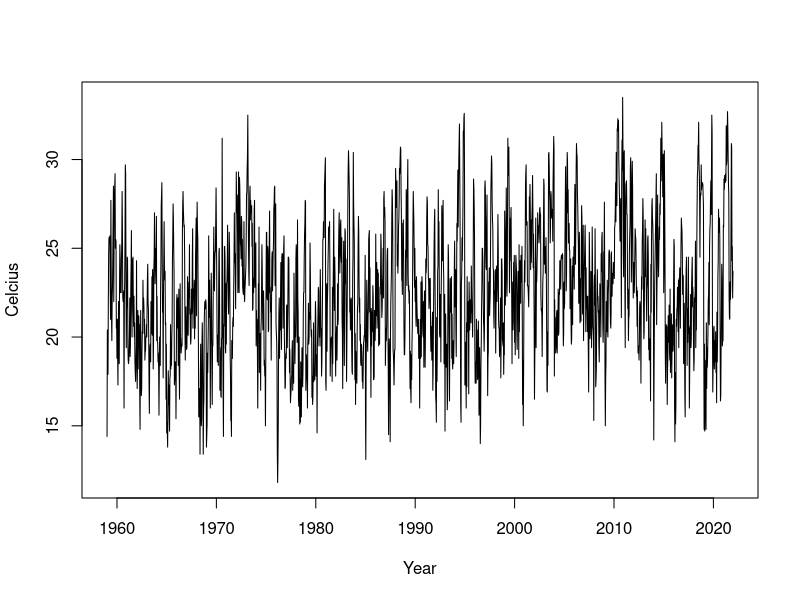
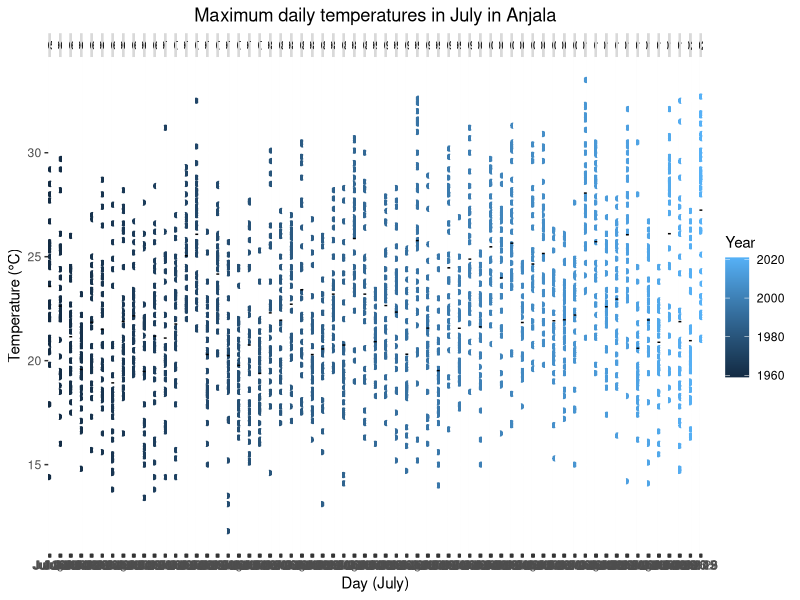
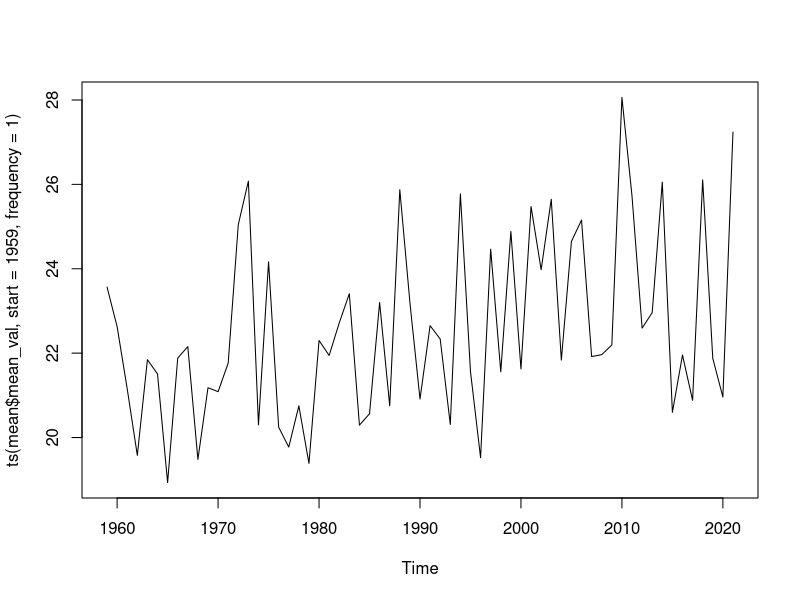
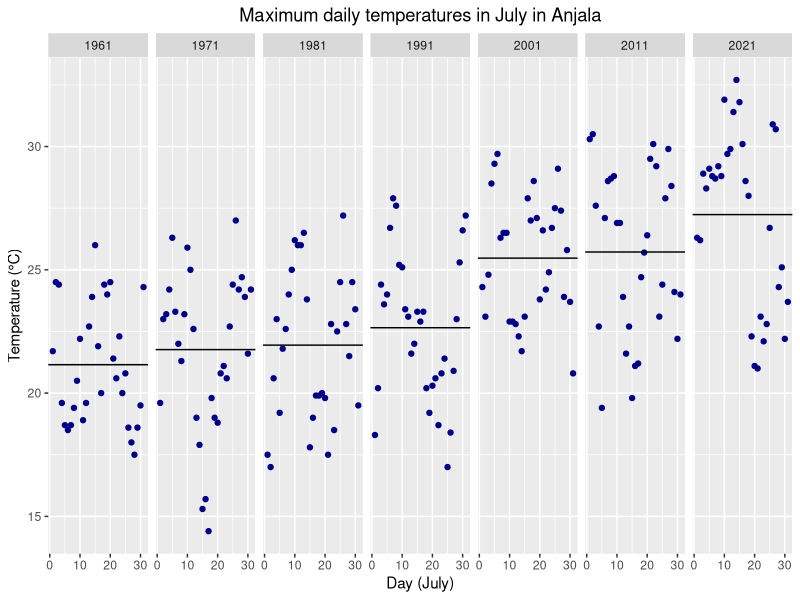
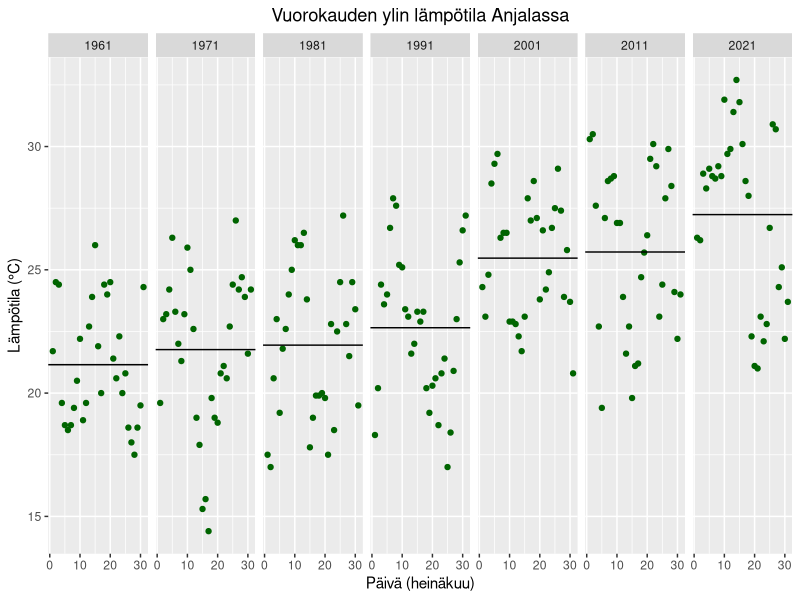
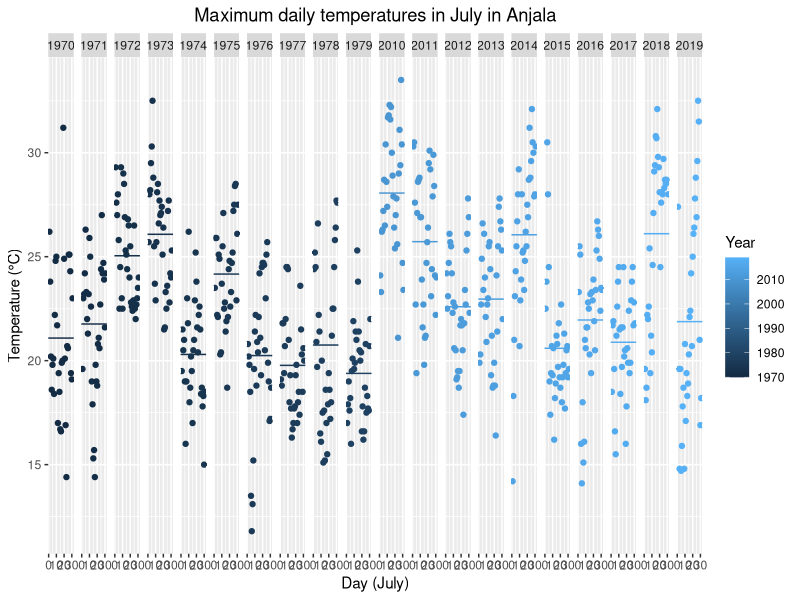
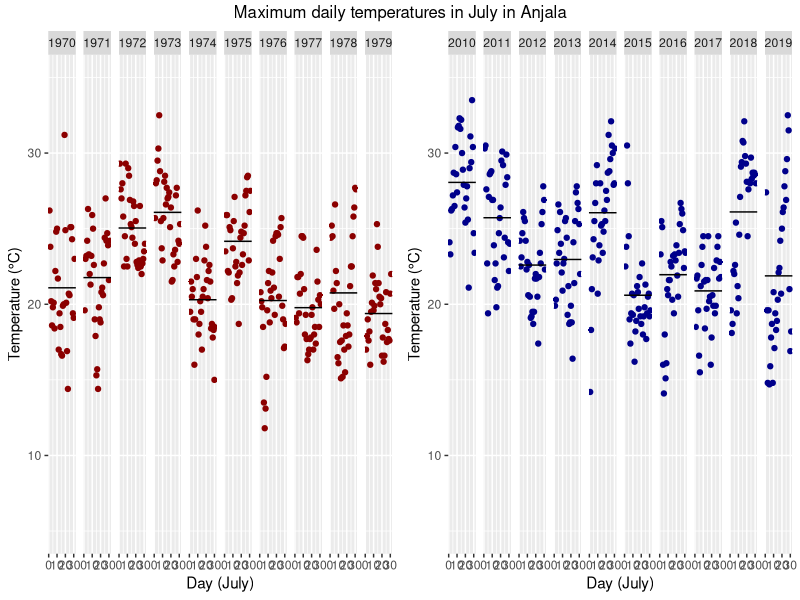
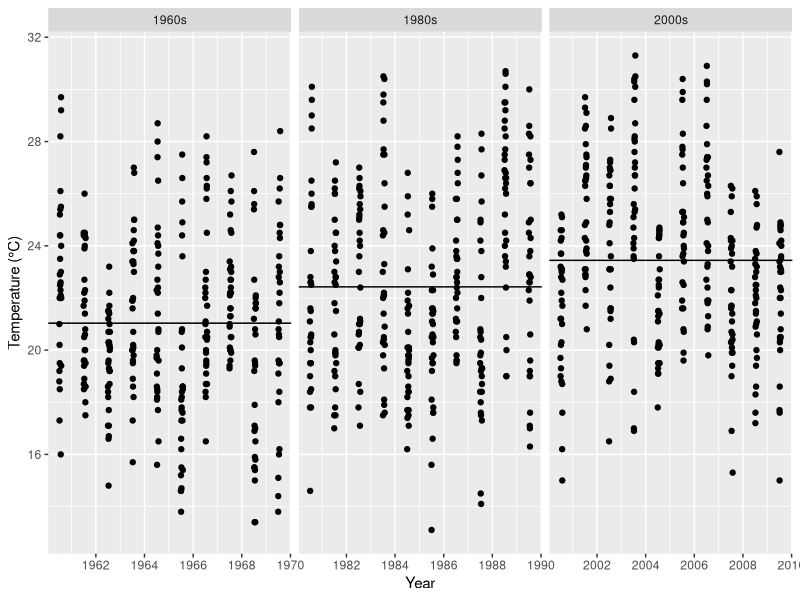

Generate these figures, in order, with R: (Note: this script raises an error after producing the figures.)
#old version

setwd("/m/home/home3/33/norjav2/unix/Documents/kandi_local/kandi")

#read data
data <- read.table(file = "anjala.csv", header = TRUE, sep = ",", col.names = 
                     c('Year', 'Month', 'Day', 'Hour', 'Time zone', 'Celcius'))
#setwd("C:/Users/vilma/OneDrive - Aalto University/Yliopisto/Kandi")

library(ggplot2)
library(dplyr)
#library(forecast)
#library(carData)
#library(car)
#library(lmtest)
#library(tseries)
library(gridExtra)
library(scales)

theme_update(plot.title = element_text(hjust = 0.5))
#data <- read.table(file = "anjaladata.csv", header = TRUE, sep = 
#",", col.names = c('Year','Month', "Day", "hour", "aikavyohyke", 'Celcius'))
data$Date <- as.Date(with(data, paste(Year,Month,Day,sep="-")),"%Y-%m-%d")

#remove and edit data
data_july <- data[data$Month == "7",]
data_july$Group <- c(rep(1959,31), rep(1960,10*31), rep(1970,10*31), 
                     rep(1980,10*31), rep(1990,10*31), rep(2000,10*31), 
                     rep(2010,10*31), rep(2020,2*31))

temp = ts(data_july$Celcius, start = 1959, frequency = 31)

ts.plot(temp, xlab = "Year",
        ylab = "Celcius")

#mean_temp <- aggregate(data_july$Celcius, list(data_july$Year), FUN=mean)
mean <- data_july%>% group_by(Year)%>%summarise(mean_val=mean(Celcius))
ggplot(data_july, aes(Date, Celcius)) + geom_point(aes(colour=Year)) + 
  geom_hline(data = mean, aes(yintercept = mean_val)) + 
  facet_grid(~Year, scales = "free_x") + 
  labs(title = "Maximum daily temperatures in July in Anjala", x = "Day (July)",
       y = "Temperature (\u00B0C)")

ts.plot(ts(mean$mean_val, start = 1959, frequency = 1))
#one year of each decade
data_10 <- filter(data_july, Year == "1961" | Year == "1971" | 
                    Year == "1981" | Year == "1991" | Year == "2001" | 
                    Year == "2011" |Year == "2021")
mean_10 <- data_10%>% group_by(Year)%>%summarise(mean_val_10=mean(Celcius))
ggplot(data_10, aes(Day, Celcius)) + geom_point(color = 'darkblue') + 
  geom_hline(data = mean_10, aes(yintercept = mean_val_10)) + 
  facet_grid(~Year, scales = "free_x")  + 
  labs(title = "Maximum daily temperatures in July in Anjala", x = "Day (July)",
       y = "Temperature (\u00B0C)")

#suomeksi
data_10 <- filter(data_july, Year == "1961" | Year == "1971" | 
                    Year == "1981" | Year == "1991" | Year == "2001" |
                    Year == "2011" | Year == "2021")
mean_10 <- data_10%>% group_by(Year)%>%summarise(mean_val_10=mean(Celcius))
ggplot(data_10, aes(Day, Celcius)) + geom_point(color = 'darkgreen') + 
  geom_hline(data = mean_10, aes(yintercept = mean_val_10)) + 
  facet_grid(~Year, scales = "free_x")  + 
  labs(title = "Vuorokauden ylin lämpötila Anjalassa", x = "Päivä (heinäkuu)", y = "Lämpötila (\u00B0C)")

#Compare two different decades
data_compare1 <- filter(data_july, Group == "1970" | Group == "2010")
mean_compare1 <- data_compare1%>% group_by(Year)%>%summarise(mean_val_comp1=mean(Celcius))
ggplot(data_compare1, aes(Day, Celcius)) + 
  geom_point(aes(colour=Year)) + 
  geom_hline(data = mean_compare1, aes(yintercept = mean_val_comp1, col=Year)) + 
  facet_grid(~Year, scales = "free_x")  + 
  labs(title = "Maximum daily temperatures in July in Anjala", x = "Day (July)", y = "Temperature (\u00B0C)", colour = "Year")


comp_1 <- filter(data_july, Group == "1970")
mean_1 <- comp_1%>% group_by(Year)%>%summarise(mean_val_1=mean(Celcius))
ggp1 <- ggplot(comp_1, aes(Day, Celcius)) + geom_point(colour= 'darkred') + 
  geom_hline(data = mean_1, aes(yintercept = mean_val_1)) + 
  facet_grid(~Year, scales = "free_x")  + 
  labs(x = "Day (July)", y = "Temperature (\u00B0C)") + ylim(5,35)


comp_2 <- filter(data_july, Group == "2010")
mean_2 <- comp_2%>% group_by(Year)%>%summarise(mean_val_2=mean(Celcius))
ggp2 <- ggplot(comp_2, aes(Day, Celcius)) + geom_point(colour= 'darkblue') + 
  geom_hline(data = mean_2, aes(yintercept = mean_val_2)) + 
  facet_grid(~Year, scales = "free_x")  + 
  labs(x = "Day (July)", y = "Temperature (\u00B0C)") + ylim(5,35)


grid.arrange(ggp1, ggp2, ncol = 2, top = "Maximum daily temperatures in July in Anjala")

data_compare2 <- filter(data_july, Group == "1960" |Group == "1980" | Group == "2000")
mean_compare2 <- data_compare2%>% group_by(Group)%>%summarise(mean_val_comp2=mean(Celcius))
ggplot(data_compare2, aes(Date, Celcius)) + geom_point() + 
geom_hline(data = mean_compare2, aes(yintercept = mean_val_comp2)) + 
facet_grid(~Group, scales = "free_x", labeller = labeller(Group = c('1960'="1960s",'1980'="1980s",'2000'="2000s"))) + labs(x = "Year", y = "Temperature (\u00B0C)")

data_july2 <- data.frame(data_july$Year, data_july$Day, data_july$Temperature)

#Decades
data_july_dec <- filter(data_july, Group == "1960" | Group == "1970" | Group == "1980" | Group == "1990" | Group == "2000" |Group == "2010")
mean_byDecade <- data_july_dec%>% group_by(Group)%>%summarise(mean_val_dec=mean(Celcius))
ggplot(data_july_dec, aes(Date, Celcius)) + geom_point(aes(colour=Year)) + 
  scale_x_date(date_breaks = "3 years" , date_labels = "%Y") +
  geom_hline(data = mean_byDecade, aes(yintercept = mean_val_dec), size=1) + 
  facet_grid(~Group, scales = "free_x", labeller = labeller(Group = c('1960'="1960s",'1970'="1970s",'1980'="1980s",'1990'="1990s",'2000'="2000s", '2010'="2010s"))) + 
  labs(title = "Maximum daily temperatures in July in Anjala", x = "Date", y = "Temperature (\u00B0C)")
x2 <- mean_byDecade[2]
h2 <- sum(x2[2:6,]-x2[1:5,])*1/5
data_july_dec$h2 <- c(rep(x2[1,1],10*31),rep(x2[1,1]+h2,10*31),rep(x2[1,1]+2*h2,10*31),rep(x2[1,1]+3*h2,10*31),rep(x2[1,1]+4*h2,10*31),rep(x2[1,1]+5*h2,10*31))
y_centered2 <- data_july_dec$Celcius-as.numeric(data_july_dec$h2)

#Decades suom.
data_july_dec <- filter(data_july, Group == "1960" | Group == "1970" | Group == "1980" | Group == "1990" | Group == "2000" |Group == "2010")
mean_byDecade <- data_july_dec%>% group_by(Group)%>%summarise(mean_val_dec=mean(Celcius))
ggplot(data_july_dec, aes(Date, Celcius)) + geom_point(aes(colour=Year)) + 
  scale_x_date(date_breaks = "4 years" , date_labels = "%Y") +
  geom_hline(data = mean_byDecade, aes(yintercept = mean_val_dec), size=1) + 
  facet_grid(~Group, scales = "free_x", labeller = labeller(Group = c('1960'="1960-luku",'1970'="1970-luku",'1980'="1980-luku",'1990'="1990-luku",'2000'="2000-luku", '2010'="2010-luku"))) + 
  labs(title = "Heinäkuun vuorokausien ylin lämpötila Anjalassa vuodesta 1960 alkaen", x = "Päivämäärä", y = "Lämpötila (\u00B0C)")


#mean_temp <- aggregate(data_july$Temperature, list(data_july$Year), FUN = mean)
#plot(mean_temp)

#10 year periods from 1961
data_july$Group2 <- c(rep(0,3*31), rep(1962,10*31), rep(1972,10*31), rep(1982,10*31), rep(1992,10*31), rep(2002,10*31), rep(2012,10*31))
data_jul_dec <- filter(data_july, Group2 == "1962" | Group2 == "1972" | Group2 == "1982" | Group2 == "1992" | Group2 == "2002" |Group2 == "2012")
mean_by_dec <- data_jul_dec%>% group_by(Group2)%>%summarise(mean_val_dec=mean(Celcius))
x <- mean_by_dec[2]
h <- sum(x[2:6,]-x[1:5,])*1/5
data_jul_dec$h <- c(rep(x[1,1],10*31),rep(x[1,1]+h,10*31),rep(x[1,1]+2*h,10*31),rep(x[1,1]+3*h,10*31),rep(x[1,1]+4*h,10*31),rep(x[1,1]+5*h,10*31))
ggplot(data_jul_dec, aes(Date, Celcius)) + geom_point(aes(colour=Year)) + 
  scale_x_date(date_breaks = "3 years" , date_labels = "%Y") +
  geom_hline(data = mean_by_dec, aes(yintercept = mean_val_dec), size=1) + 
  facet_grid(~Group2, scales = "free_x", labeller = labeller(Group2 = c('1960'="1960s",'1970'="1970s",'1980'="1980s",'1990'="1990s",'2000'="2000s", '2010'="2010s"))) + 
  labs(title = "Maximum daily temperatures in July in Anjala", x = "Date", y = "Temperature (\u00B0C)")

plot(data_jul_dec$Date, data_jul_dec$Celciu)
lines(data_jul_dec$Date, data_jul_dec$h, lwd=2.0)

#y_centered <- data_jul_dec$Celcius-as.numeric(data_jul_dec$h)
y_centered <- as.numeric(data_jul_dec$Celcius-c(rep(0,10*31),rep(h,10*31),rep(2*h,10*31),rep(3*h,10*31),rep(4*h,10*31),rep(5*h,10*31)))
hist(y_centered)

#moment estimator
n <- length(data_jul_dec$Celcius)
values <- rep(0,n-1)

for(k in 1:n-1){
  y_ordered <- sort(y_centered,decreasing = FALSE)[k:n]
  m_n_1 <- 1/k*sum((log(y_ordered[2:length(y_ordered)])-log(y_ordered[1])))
  m_n_2 <- 1/k*sum((log(y_ordered[2:length(y_ordered)])-log(y_ordered[1]))^2)
  values[k] <- m_n_1+1-(1/2)*(1-(m_n_1^2/m_n_2))^(-1)
}
